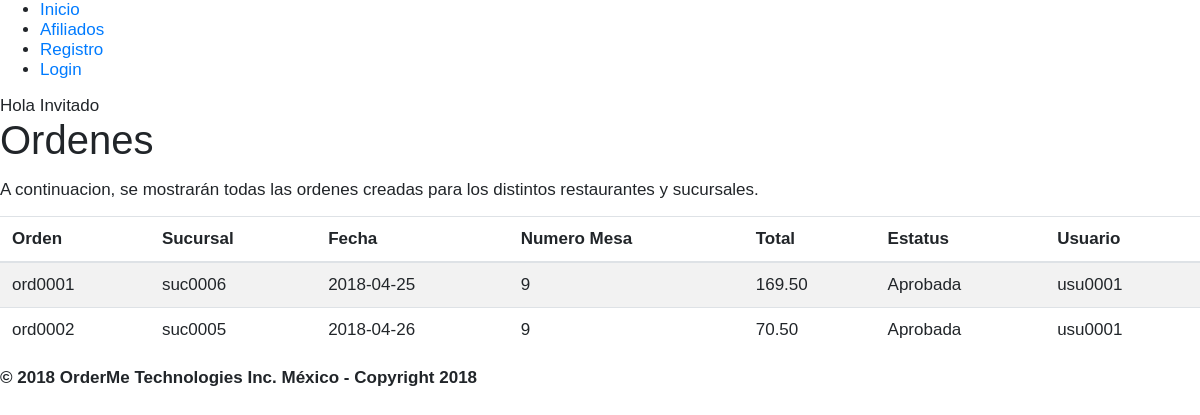
Screenshot of /orden.php with the database file from the repository.
### tables this page shows
create table Orden(
	id_orden varchar(7),
    id_sucursal varchar(7) not null,
    fecha date not null,
    num_mesa varchar(2) not null,
    total float(5,2) not null,
    estatus varchar(10),
    id_usuario varchar(7),
    constraint pk_orden primary key (id_orden),
    constraint fk_sucursal3 foreign key (id_sucursal) references Sucursal(id_sucursal) on delete cascade on update cascade,
    constraint fk_usuario2 foreign key (id_usuario) references Usuario(id_usuario) on delete cascade on update cascade
);

### orden.php (the view, shortened to what this page needs)
<!DOCTYPE html>
<html>
<head>
  <?php include('includes/links.php'); ?>
</head>
<?php
  include('includes/global.php');
?>
<body>
<div class="contenedor">
  <h1 class="courgete">Ordenes</h1>
  <p class="centrado">A continuacion, se mostrarán todas las ordenes creadas para los distintos restaurantes y sucursales.</p>
  <div class="table-responsive">
    <table class="table table-striped">
        <thead>
          <tr>
            <th>Orden</th>
            <th>Sucursal</th>
            <th>Fecha</th>
            <th>Numero Mesa</th>
            <th>Total</th>
            <th>Estatus</th>
            <th>Usuario</th>
          </tr>
        </thead>
        <tbody>
          <?php
            include('connectmysql.php');
            $sqldata= mysqli_query($dbcon,"call VerOrden()");
            while($row=mysqli_fetch_array($sqldata,MYSQLI_NUM)){
              echo "<tr><td>";
              echo utf8_encode($row[0]);
              echo "</td><td>";
              echo utf8_encode($row[1]);
              echo "</td><td>";
              echo utf8_encode($row[2]);
              echo "</td><td>";
              echo utf8_encode($row[3]);
              echo "</td><td>";
              echo utf8_encode($row[4]);
              echo "</td><td>";
              echo utf8_encode($row[5]);
              echo "</td><td>";
              echo utf8_encode($row[6]);
              echo "</td>";
            }
          ?>
        </tbody>
      </table>
  </div>
</div>
</body>
</html>

### comun/css/estilos.css (style rules this page uses)
body { font: 100% sans-serif; font-size: 1.0625em; }
p { width: 80%; }

### rows the page displays
orden: id_orden "ord0001", id_sucursal "suc0006", fecha "2018-04-25", num_mesa "9", total "169.50", estatus "Aprobada", id_usuario "usu0001"
orden: id_orden "ord0002", id_sucursal "suc0005", fecha "2018-04-26", num_mesa "9", total "70.50", estatus "Aprobada", id_usuario "usu0001"
